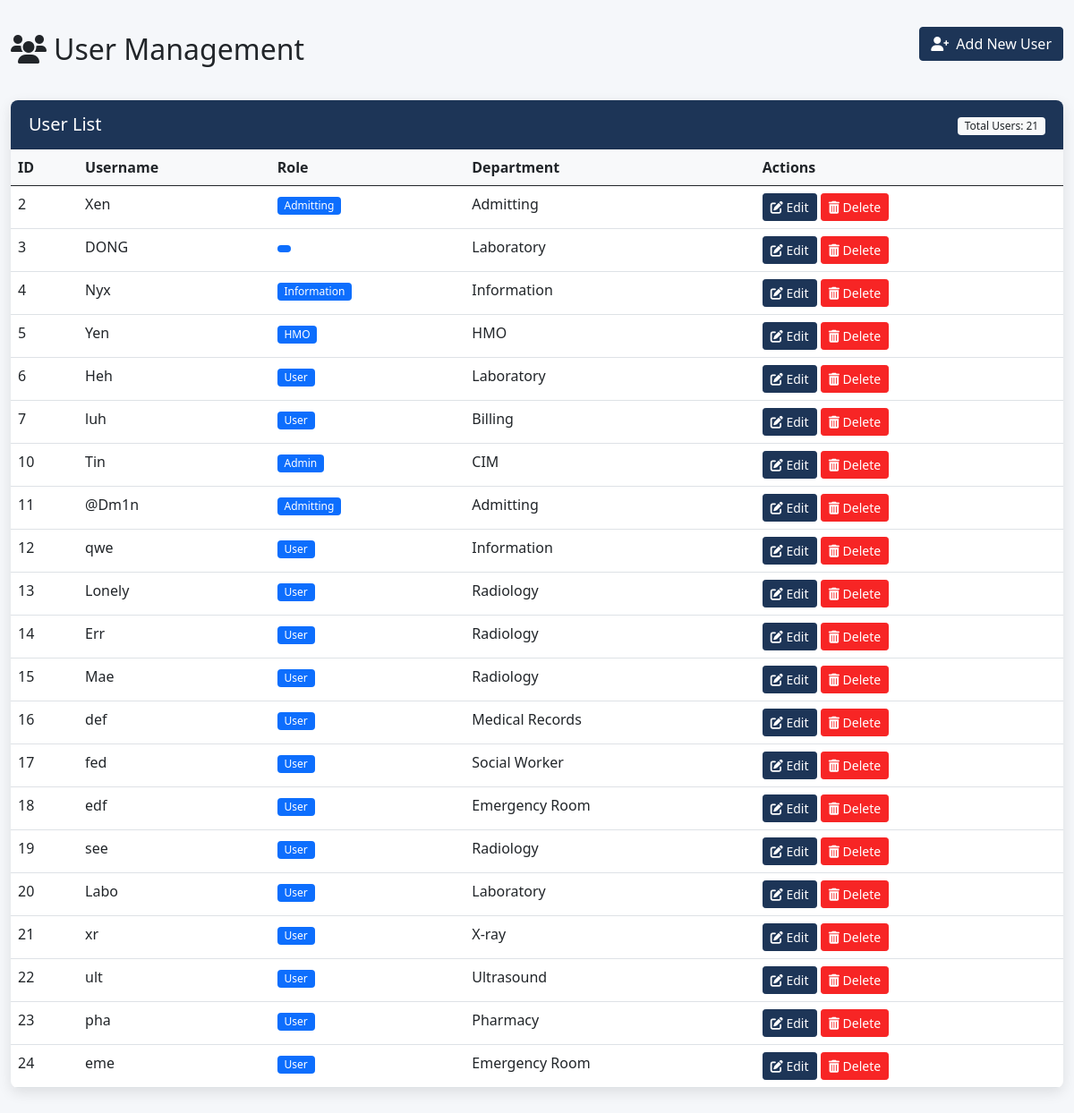
/users.php, run on an earlier commit of the app's database.
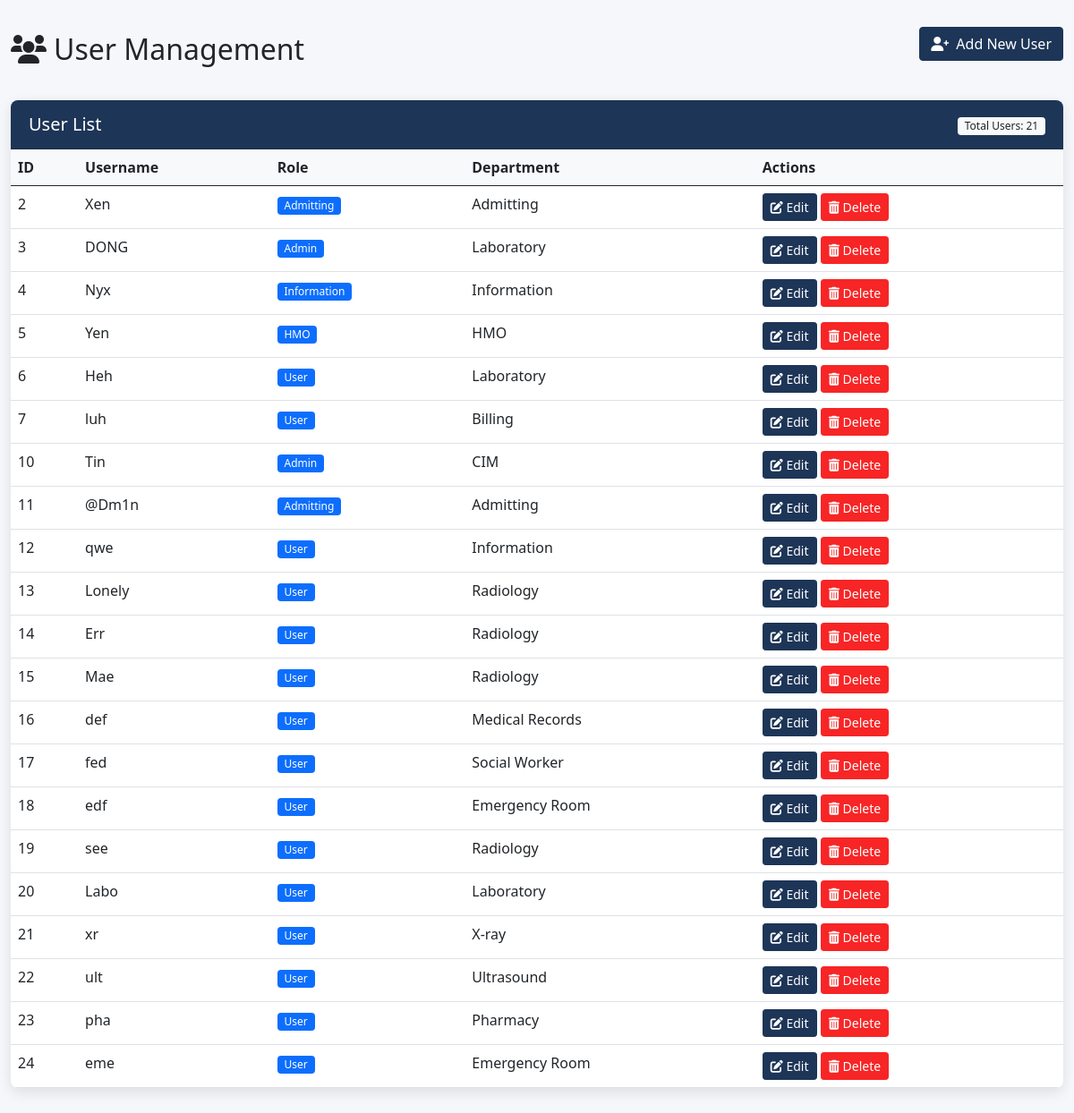
And on a later commit of the database.
### tables this page shows
CREATE TABLE `users` (
  `user_id` int(11) NOT NULL,
  `username` varchar(100) NOT NULL,
  `password` varchar(255) NOT NULL,
  `role` enum('Admin','User','HMO','Admitting','Information') NOT NULL,
  `dept_id` int(11) NOT NULL,
  `status` tinyint(4) DEFAULT 2,
  `created_at` timestamp NOT NULL DEFAULT current_timestamp(),
  `updated_at` timestamp NOT NULL DEFAULT current_timestamp() ON UPDATE current_timestamp()
);

CREATE TABLE `departments` (
  `dept_id` int(11) NOT NULL,
  `name` varchar(255) DEFAULT NULL,
  `description` text DEFAULT NULL,
  `date_created` datetime DEFAULT current_timestamp()
);

### users.php (the view, shortened to what this page needs)
<?php
require("lib/conn.php");
try {
    $stmt = $conn->prepare("
        SELECT u.user_id, u.username, u.role, d.name as department
        FROM users u
        LEFT JOIN departments d ON u.dept_id = d.dept_id
        ORDER BY u.user_id ASC
    ");
    $stmt->execute();
    $users = $stmt->fetchAll(PDO::FETCH_ASSOC);
} catch (PDOException $e) {
    echo "Error fetching users: " . $e->getMessage();
}
?>
<!DOCTYPE html>
<html lang="en">
<head>
    <link href="https://cdn.jsdelivr.net/npm/bootstrap@5.0.2/dist/css/bootstrap.min.css" rel="stylesheet">
    <link rel="stylesheet" href="https://cdnjs.cloudflare.com/ajax/libs/font-awesome/6.0.0/css/all.min.css">
</body>
</html>
<?php
require("lib/conn.php");
$users = [];
try {
    $stmt = $conn->prepare("
        SELECT u.user_id, u.username, u.role, d.name as department
        FROM users u
        LEFT JOIN departments d ON u.dept_id = d.dept_id
        ORDER BY u.user_id ASC
    ");
    $stmt->execute();
    $users = $stmt->fetchAll(PDO::FETCH_ASSOC);
} catch (PDOException $e) {
    echo "Error fetching users: " . $e->getMessage();
}
?>
<!DOCTYPE html>
<html lang="en">
<head>
    <scrip src="https://cdn.jsdelivr.net/npm/sweetalert2@11"></script>
    <link href="https://cdn.jsdelivr.net/npm/bootstrap@5.0.2/dist/css/bootstrap.min.css" rel="stylesheet">
    <link rel="stylesheet" href="https://cdnjs.cloudflare.com/ajax/libs/font-awesome/6.0.0/css/all.min.css">
</head>
<body>
    <div class="container">
        <div class="d-flex justify-content-between align-items-center mb-4">
            <h2><i class="fas fa-users me-2"></i>User Management</h2>
            <a href="register.php" class="btn btn-primary add-user-btn">
                <i class="fas fa-user-plus me-2"></i>Add New User
            </a>
        </div>
        <div class="card">
            <div class="card-header d-flex justify-content-between align-items-center">
                <h5 class="mb-0">User List</h5>
                <div>
                    <span class="badge bg-light text-dark">
                        Total Users: <?= count($users) ?>
                    </span>
                </div>
            </div>
            <div class="table-responsive">
                <table class="table table-hover">
                    <thead>
                        <tr>
                            <th>ID</th>
                            <th>Username</th>
                            <th>Role</th>
                            <th>Department</th>
                            <th>Actions</th>
                        </tr>
                    </thead>
                    <tbody>
                        <?php foreach ($users as $user): ?>
                            <tr>
                                <td><?= htmlspecialchars($user['user_id']) ?></td>
                                <td><?= htmlspecialchars($user['username']) ?></td>
                                <td>
                                    <span class="badge bg-primary">
                                        <?= htmlspecialchars(ucfirst($user['role'])) ?>
                                    </span>
                                </td>
                                <td><?= htmlspecialchars($user['department'] ?? 'N/A') ?></td>
                                <td class="action-btns">
                                    <a href="users.php?edit_id=<?= $user['user_id'] ?>" class="btn btn-sm btn-primary">
                                        <i class="fas fa-edit"></i> Edit
                                    </a>
                                    <a href="#" class="btn btn-sm btn-danger"
                                       onclick="confirmDelete(<?= $user['user_id'] ?>)">
                                        <i class="fas fa-trash-alt"></i> Delete
                                    </a>
                                </td>
                            </tr>
                        <?php endforeach; ?>
                    </tbody>
                </table>
            </div>
        </div>
    </div>
</body>
</html>

What changed in the data, as far as the page shows it:
changed users "DONG": role (not shown) → "Admin"
